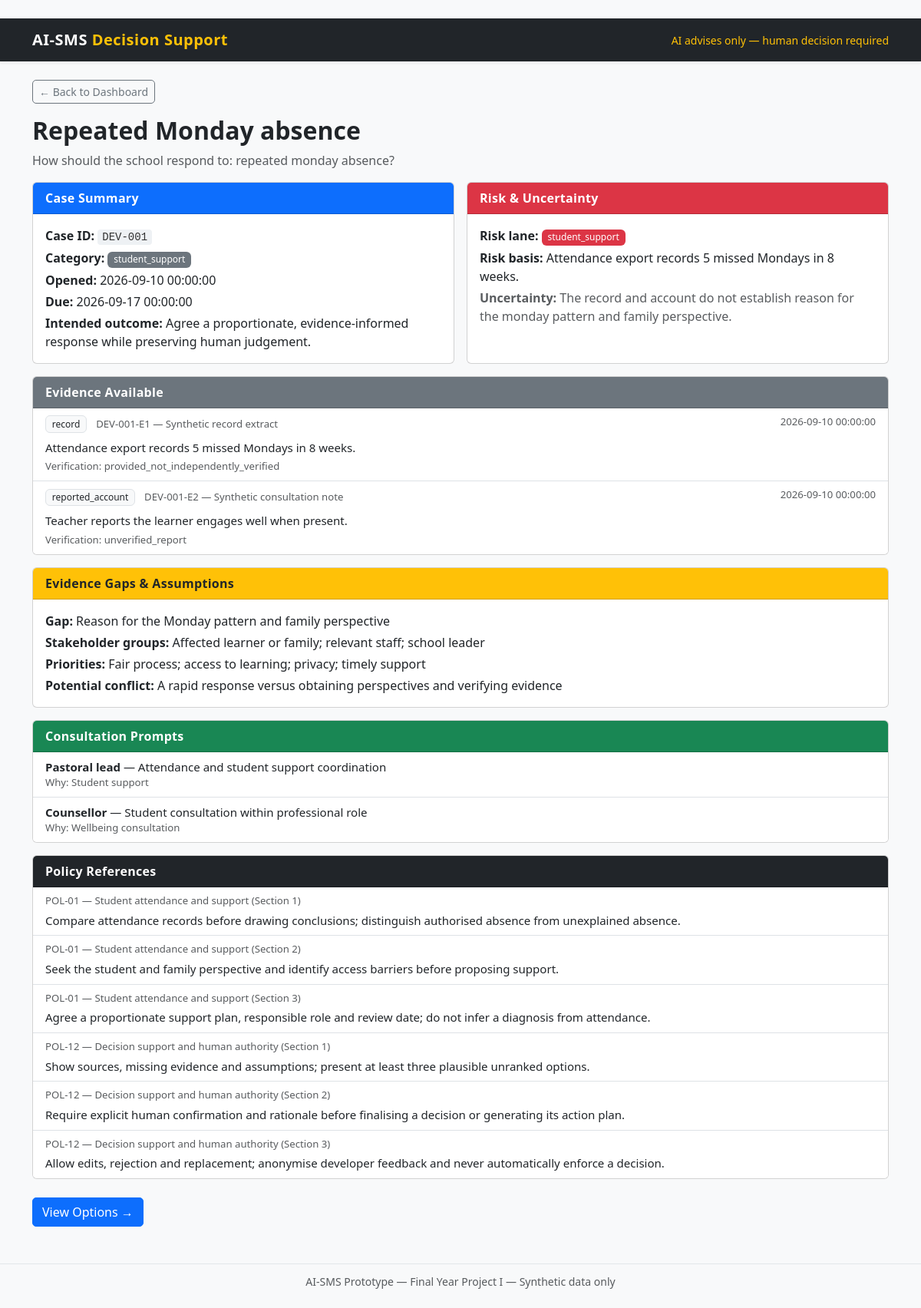
Page /case/DEV-001 on the committed database.
### tables this page shows
CREATE TABLE cases (
            case_id TEXT PRIMARY KEY,
            school_id TEXT,
            split TEXT,
            title TEXT,
            category TEXT,
            decision_question TEXT,
            intended_outcome TEXT,
            opened_date TEXT,
            decision_due_date TEXT,
            status TEXT,
            data_origin TEXT
        );

CREATE TABLE case_analysis (
            analysis_id TEXT PRIMARY KEY,
            case_id TEXT,
            evidence_gap TEXT,
            stakeholder_groups TEXT,
            stakeholder_priorities TEXT,
            potential_conflict TEXT,
            consultation_role_ids TEXT,
            risk_lane TEXT,
            risk_basis TEXT,
            uncertainty_note TEXT,
            review_status TEXT,
            data_origin TEXT
        );

CREATE TABLE evidence (
            evidence_id TEXT PRIMARY KEY,
            case_id TEXT,
            source_label TEXT,
            source_role_id TEXT,
            recorded_date TEXT,
            evidence_type TEXT,
            verification_status TEXT,
            text TEXT,
            data_origin TEXT
        );

CREATE TABLE roles (
            role_id TEXT PRIMARY KEY,
            school_id TEXT,
            role_name TEXT,
            responsibility TEXT,
            consultation_reason TEXT,
            availability TEXT,
            data_origin TEXT
        );

CREATE TABLE policy_clauses (
            clause_id TEXT PRIMARY KEY,
            policy_id TEXT,
            section TEXT,
            clause_text TEXT,
            authority_status TEXT,
            data_origin TEXT
        );

CREATE TABLE policies (
            policy_id TEXT PRIMARY KEY,
            school_id TEXT,
            title TEXT,
            version TEXT,
            effective_date TEXT,
            owner_role_id TEXT,
            authority_status TEXT,
            language TEXT,
            source_path TEXT,
            data_origin TEXT
        );

### app.py (the view)
@app.route('/case/<case_id>')
def case_detail(case_id):
    conn = get_db()
    case = conn.execute('SELECT * FROM cases WHERE case_id = ?', (case_id,)).fetchone()
    if not case:
        conn.close()
        flash('Case not found.', 'danger')
        return redirect(url_for('index'))
    evidence = conn.execute(
        'SELECT * FROM evidence WHERE case_id = ? ORDER BY evidence_id',
        (case_id,)
    ).fetchall()
    policy_links = conn.execute('''
        SELECT pl.*, p.title AS policy_title
        FROM case_policy_links pl
        LEFT JOIN policies p ON pl.policy_id = p.policy_id
        WHERE pl.case_id = ?
        ORDER BY pl.policy_id
    ''', (case_id,)).fetchall()
    clauses = conn.execute('''
        SELECT pc.*, p.title AS policy_title
        FROM policy_clauses pc
        JOIN policies p ON pc.policy_id = p.policy_id
        WHERE pc.policy_id IN (
            SELECT policy_id FROM case_policy_links WHERE case_id = ?
        )
        ORDER BY pc.policy_id, pc.section
    ''', (case_id,)).fetchall()
    analysis = conn.execute(
        'SELECT * FROM case_analysis WHERE case_id = ?', (case_id,)
    ).fetchone()
    options = conn.execute(
        'SELECT * FROM case_options WHERE case_id = ? ORDER BY display_order',
        (case_id,)
    ).fetchall()
    decision = conn.execute(
        'SELECT * FROM human_decisions WHERE case_id = ? LIMIT 1', (case_id,)
    ).fetchone()
    roles = []
    if analysis and analysis['consultation_role_ids']:
        ids = [r.strip() for r in analysis['consultation_role_ids'].split(';') if r.strip()]
        if ids:
            placeholders = ','.join(['?'] * len(ids))
            roles = conn.execute(
                f'SELECT * FROM roles WHERE role_id IN ({placeholders})', ids
            ).fetchall()
    conn.close()
    return render_template(
        'case_detail.html',
        case=case,
        evidence=evidence,
        policy_links=policy_links,
        clauses=clauses,
        analysis=analysis,
        options=options,
        decision=decision,
        roles=roles
    )

### app.py (called while the page is built)
def get_db():
    if not os.path.exists(DATABASE):
        abort(500, description="Database not found. Run 'python init_db.py' first.")
    conn = sqlite3.connect(DATABASE)
    conn.row_factory = sqlite3.Row
    return conn

### templates/case_detail.html (shortened to what this page needs)
﻿{% extends 'base.html' %}
{% block content %}
<a href="{{ url_for('index') }}" class="btn btn-sm btn-outline-secondary mb-3">
  &larr; Back to Dashboard
</a>
<h2>{{ case.title }}</h2>
<p class="text-muted">{{ case.decision_question }}</p>
<div class="row g-3">
  <div class="col-md-6">
    <div class="card h-100">
      <div class="card-header bg-primary text-white">Case Summary</div>
      <div class="card-body">
        <p class="mb-1"><strong>Case ID:</strong> <code>{{ case.case_id }}</code></p>
        <p class="mb-1"><strong>Category:</strong>
          <span class="badge bg-secondary">{{ case.category }}</span></p>
        <p class="mb-1"><strong>Opened:</strong> {{ case.opened_date }}</p>
        <p class="mb-1"><strong>Due:</strong> {{ case.decision_due_date }}</p>
        <p class="mb-0"><strong>Intended outcome:</strong> {{ case.intended_outcome }}</p>
      </div>
    </div>
  </div>
  <div class="col-md-6">
    <div class="card h-100">
      <div class="card-header bg-danger text-white">Risk &amp; Uncertainty</div>
      <div class="card-body">
        {% if analysis %}
          <p class="mb-1"><strong>Risk lane:</strong>
            <span class="badge bg-danger">{{ analysis.risk_lane }}</span></p>
          <p class="mb-1"><strong>Risk basis:</strong> {{ analysis.risk_basis }}</p>
          <p class="mb-0 text-muted"><strong>Uncertainty:</strong> {{ analysis.uncertainty_note }}</p>
        {% else %}
          <p class="text-muted mb-0">No risk analysis available.</p>
        {% endif %}
      </div>
    </div>
  </div>
</div>
<div class="card mt-3">
  <div class="card-header bg-secondary text-white">Evidence Available</div>
  <ul class="list-group list-group-flush">
    {% for e in evidence %}
    <li class="list-group-item">
      <div class="d-flex justify-content-between">
        <div>
          <span class="badge bg-light text-dark border">{{ e.evidence_type }}</span>
          <small class="text-muted ms-2">{{ e.evidence_id }} &mdash; {{ e.source_label }}</small>
        </div>
        <small class="text-muted">{{ e.recorded_date }}</small>
      </div>
      <p class="mb-1 mt-2">{{ e.text }}</p>
      <small class="text-muted">Verification: {{ e.verification_status }}</small>
    </li>
    {% endfor %}
  </ul>
</div>
{% if analysis %}
<div class="card mt-3">
  <div class="card-header bg-warning text-dark">Evidence Gaps &amp; Assumptions</div>
  <div class="card-body">
    <p class="mb-1"><strong>Gap:</strong> {{ analysis.evidence_gap }}</p>
    <p class="mb-1"><strong>Stakeholder groups:</strong> {{ analysis.stakeholder_groups }}</p>
    <p class="mb-1"><strong>Priorities:</strong> {{ analysis.stakeholder_priorities }}</p>
    <p class="mb-0"><strong>Potential conflict:</strong> {{ analysis.potential_conflict }}</p>
  </div>
</div>
{% endif %}
<div class="card mt-3">
  <div class="card-header bg-success text-white">Consultation Prompts</div>
  <ul class="list-group list-group-flush">
    {% if roles %}
      {% for r in roles %}
      <li class="list-group-item">
        <strong>{{ r.role_name }}</strong> &mdash; {{ r.responsibility }}
        <br><small class="text-muted">Why: {{ r.consultation_reason }}</small>
      </li>
      {% endfor %}
    {% else %}
      <li class="list-group-item text-muted">No consultation prompts for this case.</li>
    {% endif %}
  </ul>
</div>
<div class="card mt-3">
  <div class="card-header bg-dark text-white">Policy References</div>
  <ul class="list-group list-group-flush">
    {% if clauses %}
      {% for cl in clauses %}
      <li class="list-group-item">
        <small class="text-muted">
          {{ cl.policy_id }} &mdash; {{ cl.policy_title }} (Section {{ cl.section }})
        </small>
        <p class="mb-0 mt-1">{{ cl.clause_text }}</p>
      </li>
      {% endfor %}
    {% else %}
      <li class="list-group-item text-muted">No policy clauses linked.</li>
    {% endif %}
  </ul>
</div>
<div class="mt-4">
  <a href="{{ url_for('options', case_id=case.case_id) }}" class="btn btn-primary">
    View Options &rarr;
  </a>
</div>
{% endblock %}

### static/css/style.css (style rules this page uses)
.card-header { font-weight: 600; letter-spacing: 0.3px; }
.badge { font-size: 0.75rem; font-weight: 500; }
h2 { margin-bottom: 0.5rem; font-weight: 600; }
code { background: #eef1f4; padding: 2px 6px; border-radius: 4px; color: #333; }
.list-group-item { font-size: 0.94rem; }
.btn { border-radius: 5px; }

### rows in the picture
cases: title "Repeated Monday absence", decision_question "How should the school respond to: repeated monday absence?", case_id "DEV-001", category "student_support", opened_date "2026-09-10 00:00:00", decision_due_date "2026-09-17 00:00:00", intended_outcome "Agree a proportionate, evidence-informed response while preserving human judgement."
case_analysis: risk_lane "student_support", risk_basis "Attendance export records 5 missed Mondays in 8 weeks.", uncertainty_note "The record and account do not establish reason for the monday pattern and family perspective.", evidence_gap "Reason for the Monday pattern and family perspective", stakeholder_groups "Affected learner or family; relevant staff; school leader", stakeholder_priorities "Fair process; access to learning; privacy; timely support", potential_conflict "A rapid response versus obtaining perspectives and verifying evidence"
evidence: evidence_type "record", evidence_id "DEV-001-E1", source_label "Synthetic record extract", recorded_date "2026-09-10 00:00:00", text "Attendance export records 5 missed Mondays in 8 weeks.", verification_status "provided_not_independently_verified"
evidence: evidence_type "reported_account", evidence_id "DEV-001-E2", source_label "Synthetic consultation note", recorded_date "2026-09-10 00:00:00", text "Teacher reports the learner engages well when present.", verification_status "unverified_report"
roles: role_name "Pastoral lead", responsibility "Attendance and student support coordination", consultation_reason "Student support"
roles: role_name "Counsellor", responsibility "Student consultation within professional role", consultation_reason "Wellbeing consultation"
policy_clauses: policy_id "POL-01", policy_title "Student attendance and support", section "1", clause_text "Compare attendance records before drawing conclusions; distinguish authorised absence from unexplained absence."
policy_clauses: policy_id "POL-01", policy_title "Student attendance and support", section "2", clause_text "Seek the student and family perspective and identify access barriers before proposing support."
policy_clauses: policy_id "POL-01", policy_title "Student attendance and support", section "3", clause_text "Agree a proportionate support plan, responsible role and review date; do not infer a diagnosis from attendance."
policy_clauses: policy_id "POL-12", policy_title "Decision support and human authority", section "1", clause_text "Show sources, missing evidence and assumptions; present at least three plausible unranked options."
policy_clauses: policy_id "POL-12", policy_title "Decision support and human authority", section "2", clause_text "Require explicit human confirmation and rationale before finalising a decision or generating its action plan."
policy_clauses: policy_id "POL-12", policy_title "Decision support and human authority", section "3", clause_text "Allow edits, rejection and replacement; anonymise developer feedback and never automatically enforce a decision."
